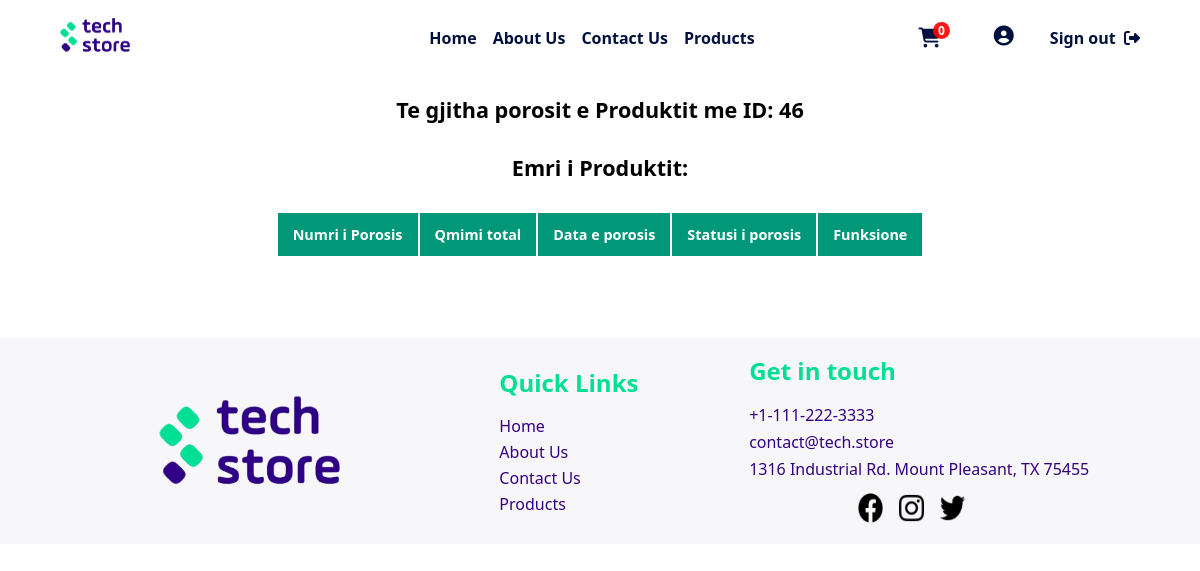
Page /php/userPages/porosit.php?produktID=46 (signed in) on the earlier database version.
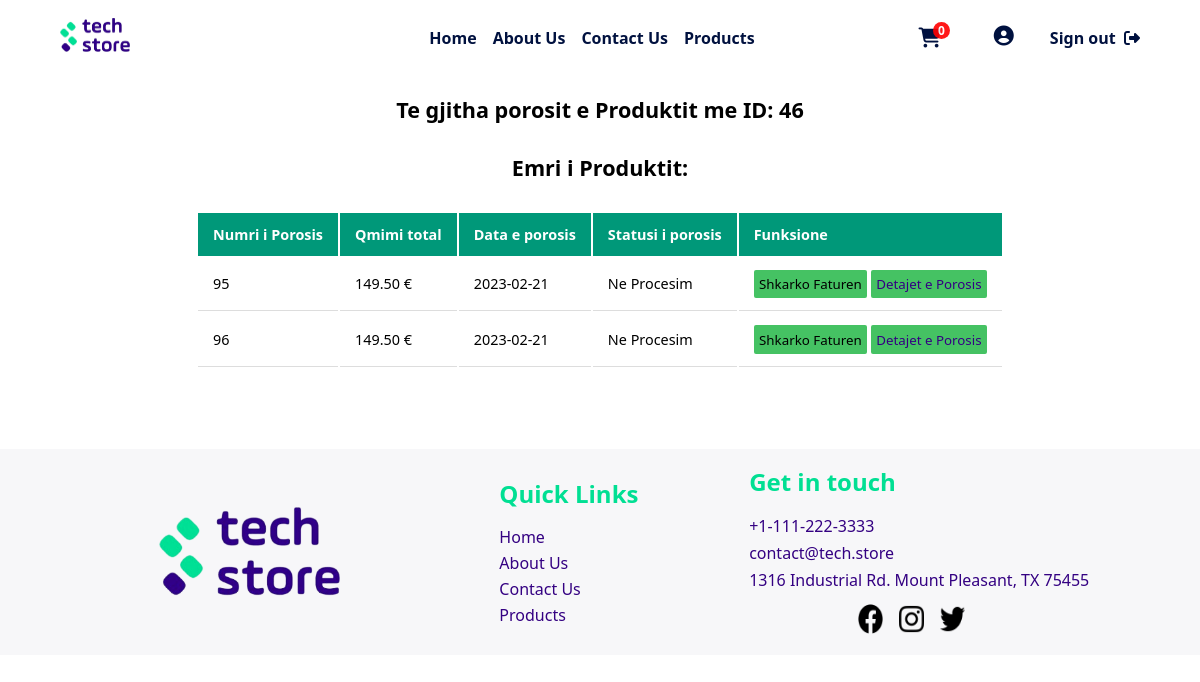
Same page on the later database version.
### tables this page shows
CREATE TABLE IF NOT EXISTS `porosit` (
  `nrPorosis` int(11) NOT NULL AUTO_INCREMENT,
  `idKlienti` int(11) DEFAULT NULL,
  `dataPorosis` date NOT NULL DEFAULT current_timestamp(),
  `TotaliPorosis` decimal(10,2) NOT NULL,
  `kodiZbritjes` char(6) DEFAULT NULL,
  `statusiPorosis` varchar(30) NOT NULL DEFAULT 'Ne Procesim',
  PRIMARY KEY (`nrPorosis`),
  KEY `FK_KlientiPorosia` (`idKlienti`)
);

### php/db/dbcon.php (called while the page is built)
<?php
class dbCon
{
    private $conn = '';
    private $hostiIDB = 'localhost';
    private $emriDB = 'techstoredb';
    private $dbUsername = 'root';
    private $dbPass = '';
    public function connDB()
    {
        try {
            $this->conn = new PDO(
                "mysql:host=$this->hostiIDB;dbname=$this->emriDB", $this->dbUsername, $this->dbPass,
                [PDO::ATTR_DEFAULT_FETCH_MODE => PDO::FETCH_ASSOC]
            );
        } catch (PDOException $pdoe) {
            die("Nuk mund të lidhej me bazën e të dhënave {$this->emriDB} :" . $pdoe->getMessage());
        }
        return $this->conn;
    }
}
?>

### php/CRUD/porosiaCRUD.php (the view, shortened to what this page needs)
<?php
require_once('../db/dbcon.php');
class porosiaCRUD extends dbCon
{
    private $produktiID;
    private $dbConn;
    public function __construct($porosiaID = '', $produktiID = '', $userID = '', $emriKlientit = '', $mbiemriKlientit = '', $emailKlientit = '', $nrKontaktit = '', $qyteti = '', $adresaKlientit = '', $dataPorosis = '', $qmimiProd = '', $sasiaPorositur = '', $qmimiTotal = '', $statusiPorosis = '', $kodiZbritjes = '')
    {
        $this->produktiID = $produktiID;
        $this->dbConn = $this->connDB();
    }
    public function setProduktiID($produktiID)
    {
        $this->produktiID = $produktiID;
    }
            ?>
            <?php
    public function shfaqPorositSipasProduktit()
    {
        try {
            $sql = "SELECT p.*, pr.emriProduktit from porosit p
            inner join tedhenatporosis tu on p.nrPorosis = tu.idPorosia
            inner join produkti pr on tu.idProdukti = pr.produktiID
            where tu.idProdukti = ?";
            $stm = $this->dbConn->prepare($sql);
            $stm->execute([$this->produktiID]);
            ?>
            <table>
                <tr>
                    <th>Numri i Porosis</th>
                    <th>Qmimi total</th>
                    <th>Data e porosis</th>
                    <th>Statusi i porosis</th>
                    <th>Funksione</th>
                </tr>
                <?php
                foreach ($stm as $porosia) {
                    ?>
                    <tr>
                        <td>
                            <?php echo $porosia['nrPorosis'] ?>
                        </td>
                        <td>
                            <?php echo $porosia['TotaliPorosis'] ?> €
                        </td>
                        <td>
                            <?php echo $porosia['dataPorosis'] ?>
                        </td>
                        <td>
                            <?php echo $porosia['statusiPorosis'] ?>
                        </td>
                        <td>
                            <a href="../funksione/fatura.php?nrPorosis=<?php echo $porosia["nrPorosis"] ?>" target="_blank"><button
                                    class="edito">Shkarko Faturen</button></a>
                            <button class="edito"><a
                                    href="../userPages/detajetPorosis.php?porosiaID=<?php echo $porosia['nrPorosis'] ?>">Detajet
                                    e Porosis</a></button>
                        </td>
                    </tr>
                    <?php
                }
                ?>
            </table>
            <?php
        } catch (Exception $e) {
            return $e->getMessage();
        }
    }
}
?>

### php/userPages/porosit.php (shortened to what this page needs)
<?php
require_once('../CRUD/porosiaCRUD.php');
$porosiaCRUD = new porosiaCRUD();
?>
<!DOCTYPE html>
<html lang="en">
<head>
  <link rel="stylesheet" href="../../css/adminDashboard.css" />
  <link rel="stylesheet" href="../../css/mesazhetStyle.css" />
</head>
<body>
  <?php include '../design/header.php' ?>
  <div class="containerDashboardP">
      <?php
    if (isset($_GET['produktID'])) {
      $porosiaCRUD->setProduktiID($_GET['produktID']);
      ?>
      <h2>Te gjitha porosit e Produktit me ID: <?php echo $_GET['produktID'] ?></h2>
      <h2>Emri i Produktit: <?php echo $_SESSION['emriProduktit'] ?></h2>
      <?php
      $porosiaCRUD->shfaqPorositSipasProduktit();
    }
    ?>
  </div>
  <?php
  include '../design/footer.php';
  include('../funksione/importimiScriptave.php') ?>
</body>
</html>

### php/design/header.php (shortened to what this page needs)
<!DOCTYPE html>
<html lang="en">
<head>
    <link rel="stylesheet" href="../../css/header.css" />
</head>
<body>
    <header>
        <nav class="nav">
            <div class="nav-left">
                <a class="logo" href="../pages/index.php"><img src="../../img/web/techstoreLogoWhiteSquare.png"
                        alt=""></a>
            </div>
            <ul class="nav-links">
                <div class="nav-center">
                    <li class="nav-item">
                        <a href="../pages/index.php">Home</a>
                    </li>
                    <li class="nav-item">
                        <a href="../pages/aboutUs.php">About Us</a>
                    </li>
                    <li class="nav-item">
                        <a href="../pages/contactForm.php">Contact Us</a>
                    </li>
                    <li class="nav-item">
                        <a href="../pages/produktet.php">Products</a>
                    </li>
                </div>
                <div class="nav-right">
                    <li class="nav-item">
                        <a href="../pages/shporta.php"><span class="fa badge fa-lg" value="<?php
                        if (isset($_SESSION['shportaBlerjes'])) {
                            echo count($_SESSION['shportaBlerjes']);
                        } else {
                            echo 0;
                        } ?>">&#xf07a;</span></a>
                    </li>
                    <?php
                    if (isset($_SESSION['name'])) {
                        ?>
                        <li class="nav-item">
                            <div class="dropdown">
                                <button class="dropbtn"><a href="../userPages/userDashboard.php"><span
                                            class="fa fa-lg">&#xf2bd;</span></a>
                                </button>
                            </div>
                        </li>
                        <?php
                    }
                    ?>
                    <?php
                    if (isset($_SESSION['name'])) {
                        ?>
                        <li class="nav-item">
                            <a href="../funksione/logout.php">Sign out &nbsp;<i class="fa-solid">&#xf2f5;</i></a>
                        </li>
                        <?php
                    }
                    ?>
                </div>
            </ul>
        </nav>
    </header>
</body>
</html>

### php/design/footer.php (shortened to what this page needs)
<!DOCTYPE html>
<html lang="en">
<head>
  <link rel="stylesheet" href="../../css/footer.css">
</head>
<body>
  <footer>
    <div class="footer">
      <div class="footer-logo">
        <img src="../../img/web/techstoreLogoWhiteSquare.png" alt="">
      </div>
      <div class="footer-nav">
        <h2 class="footer-nav-title">Quick Links</h2>
        <ul>
          <li><a href="../pages/index.php">Home</a></li>
          <li><a href="../pages/aboutUs.php">About Us</a></li>
          <li><a href="../pages/contactForm.php">Contact Us</a></li>
          <li><a href="../pages/produktet.php">Products</a></li>
        </ul>
      </div>
      <div class="footer-contact">
        <h2 class="footer-nav-title">Get in touch</h2>
        <ul>
          <li><a href="tel:+11112223333">+1-111-222-3333</a></li>
          <li><a href="mailto:contact@tech.store">contact@tech.store</a></li>
          <li>1316 Industrial Rd. Mount Pleasant, TX 75455</li>
        </ul>
        <div class="footer-social-icons">
          <a href="https://facebook.com"><img src="../../img/web/social-link-icons/facebook.png" alt=""></a>
          <a href="https://instagram.com"><img src="../../img/web/social-link-icons/instagram.png" alt=""></a>
          <a href="https://twitter.com"><img src="../../img/web/social-link-icons/twitter.png" alt=""></a>
        </div>
      </div>
    </div>
  </footer>
</body>
</html>

### css/adminDashboard.css (style rules this page uses)
.containerDashboardP { display: flex; justify-content: center; align-items: center; margin: 25px 0; font-size: 0.9em; min-width: 400px; flex-direction: column; gap: 2em; flex-wrap: wrap; }
.containerDashboardP tr th { background-color: #009879; color: #ffffff; text-align: left; font-weight: bold; }
.containerDashboardP th, .containerDashboardP td { padding: 12px 15px; }
.containerDashboardP tr td { border-bottom: 1px solid #dddddd; }
.edito { padding: 0.4em; background-color: #45c263; border: none; border-radius: 2px; }
img { width: 25px; }

### css/header.css (style rules this page uses)
header { position: sticky; top: 0; width: 100%; padding: 0 5%; display: flex; justify-content: center; align-items: center; background-color: white; z-index: 2000; }
.nav { display: flex; align-items: center; width: 100%; min-height: 70px; justify-content: space-between; }
.nav ul li { display: flex; justify-content: center; align-items: center; position: relative; }
.nav-center { display: flex; justify-content: center; width: 100%; gap: 1em; }
.nav-right { display: flex; justify-content: flex-end; width: 100%; gap: 1em; align-items: center; }
.logo img { width: 70px; aspect-ratio: 3/2; object-fit: contain; }
.nav-links { display: flex; align-items: center; justify-content: center; gap: 2em; width: 100%; }
.nav-links a { color: #00113f; font-weight: 600; }
.badge:after { content: attr(value); font-size: 12px; color: #fff; background: red; border-radius: 50%; padding: 0 5px; position: relative; left: -8px; top: -10px; opacity: 0.9; }
.dropdown { float: left; overflow: hidden; }
.dropbtn span { color: #00113f; }
.dropdown .dropbtn { font-size: 16px; border: none; outline: none; color: white; padding: 20px 20px; background-color: inherit; font-family: inherit; margin: 0; }
@media (min-width: 1025px) { .nav-left { display: flex; justify-content: flex-start; width: 50%; } }

### css/footer.css (style rules this page uses)
footer { display: flex; flex-direction: column; align-items: center; flex-wrap: wrap; background-color: #f7f7f9; margin-top: 5em; }
.footer { display: flex; justify-content: space-evenly; align-items: center; flex-wrap: wrap; width: 100%; height: fit-content; margin-top: 1em; margin-bottom: 1em; }
.footer-logo { display: flex; justify-content: center; align-items: center; }
.footer-logo img { width: 65%; aspect-ratio: 3/2; object-fit: contain; margin-top: 1em; margin-bottom: 1em; }
.footer-nav { display: flex; flex-direction: column; }
.footer-nav-title { color: #01df93; margin-bottom: 0.5em; }
.footer-nav li, a { list-style: none; color: #340182; padding-top: 4px; }
.footer-contact { display: flex; flex-direction: column; }
.footer-contact li, a { list-style: none; color: #340182; padding-top: 5px; }
.footer-social-icons { display: flex; align-items: center; justify-content: center; flex-wrap: wrap; margin-right: 2em; }
.footer-social-icons img { margin-top: 0.5em; margin-left: 1em; height: 30px; }

Differences in the rows shown:
added porosit: nrPorosis "95", TotaliPorosis "149.50", dataPorosis "2023-02-21", statusiPorosis "Ne Procesim"
added porosit: nrPorosis "96", TotaliPorosis "149.50", dataPorosis "2023-02-21", statusiPorosis "Ne Procesim"
